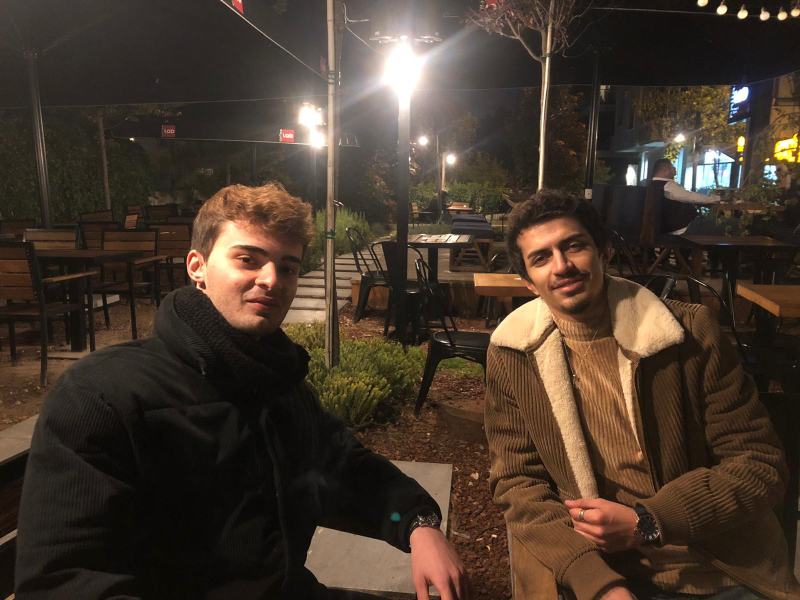
#> input picture temel_islemler/ank.jpeg, 1600 x 1200 px (shown at 1/2 size)
$ python image_rotation.py
#> lines starting #> are read from the running program, lines starting #| are printed output that depends on the picture
import cv2
import numpy as np

img = cv2.imread("ank.jpeg",0)
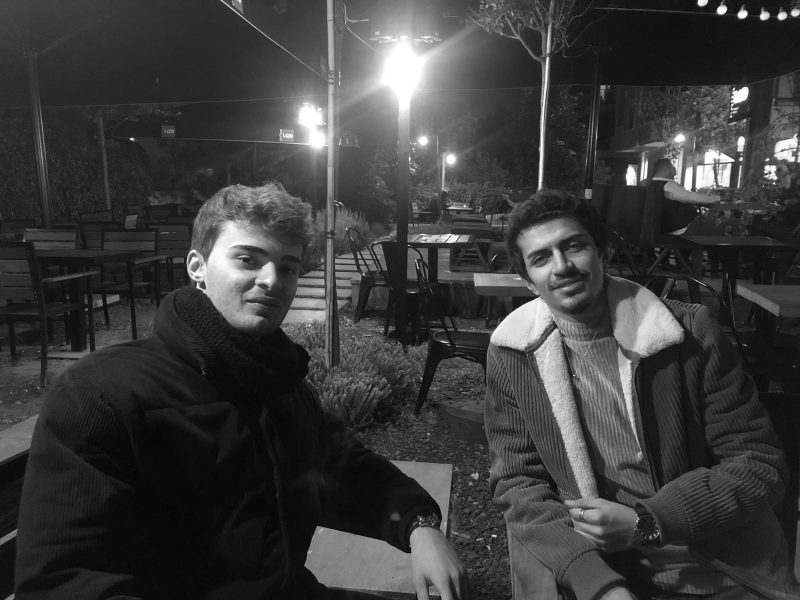
#> img: shape (1200, 1600) (shown at 1/2 size); min 0, max 255, mean 59.7
img = cv2.resize(img,(640,480))
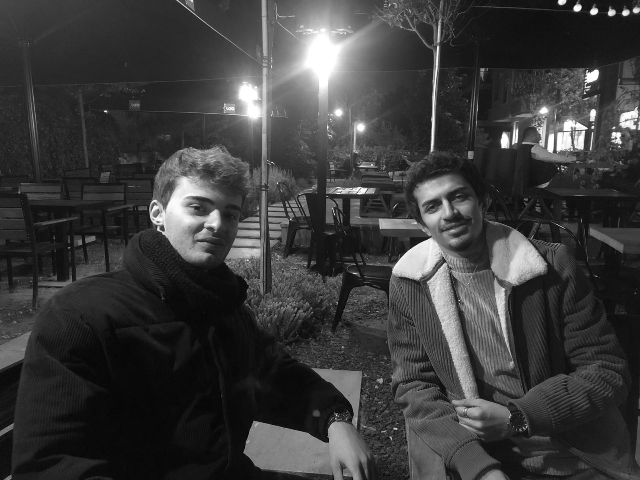
#> img: shape (480, 640); min 3, max 255, mean 59.7
row,col = img.shape
#> row = 480; col = 640

M = cv2.getRotationMatrix2D((row/2,col/2),270,1)

dst = cv2.warpAffine(img,M,(col,row))
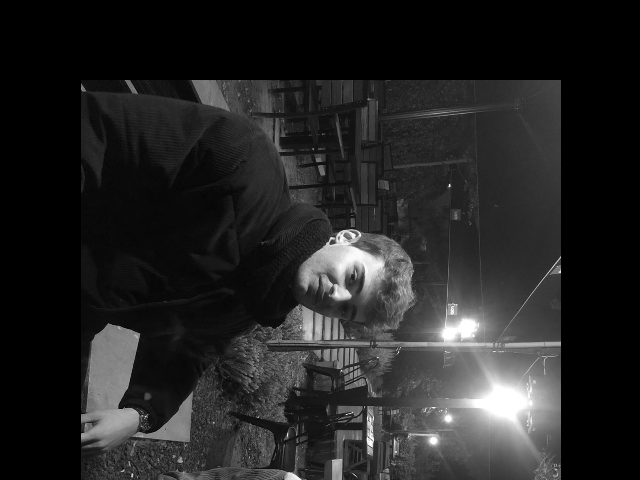
#> dst: shape (480, 640); min 0, max 255, mean 36.6

cv2.imshow("dst",dst)
cv2.waitKey(0)
cv2.destroyAllWindows()
